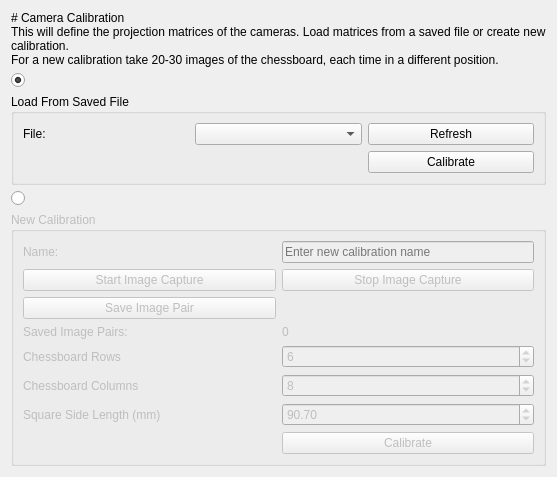
      <widget class="QWidget" name="cameraCalibrationTab">
       <attribute name="title">
        <string>Camera Calibration</string>
       </attribute>
       <layout class="QVBoxLayout" name="verticalLayout_5" stretch="0,0,0">
        <item>
         <widget class="QLabel" name="label_3">
          <property name="sizePolicy">
           <sizepolicy hsizetype="Minimum" vsizetype="Preferred">
            <horstretch>0</horstretch>
            <verstretch>0</verstretch>
           </sizepolicy>
          </property>
          <property name="text">
           <string># Camera Calibration
This will define the projection matrices of the cameras. Load matrices from a saved file or create new calibration.
For a new calibration take 20-30 images of the chessboard, each time in a different position.</string>
          </property>
          <property name="textFormat">
           <enum>Qt::TextFormat::MarkdownText</enum>
          </property>
          <property name="scaledContents">
           <bool>false</bool>
          </property>
          <property name="wordWrap">
           <bool>true</bool>
          </property>
         </widget>
        </item>
        <item>
         <layout class="QVBoxLayout" name="verticalLayout" stretch="0,0">
          <property name="spacing">
           <number>6</number>
          </property>
          <item>
           <widget class="QRadioButton" name="selectCal3DFromSavedFile">
            <property name="text">
             <string/>
            </property>
            <property name="checked">
             <bool>true</bool>
            </property>
            <attribute name="buttonGroup">
             <string notr="true">selectCal3DTypeButtonGroup</string>
            </attribute>
           </widget>
          </item>
          <item>
           <widget class="QGroupBox" name="loadCal3DFromSavedFileGroupBox">
            <property name="sizePolicy">
             <sizepolicy hsizetype="Minimum" vsizetype="Preferred">
              <horstretch>0</horstretch>
              <verstretch>0</verstretch>
             </sizepolicy>
            </property>
            <property name="maximumSize">
             <size>
              <width>16777215</width>
              <height>469</height>
             </size>
            </property>
            <property name="title">
             <string>Load From Saved File</string>
            </property>
            <layout class="QGridLayout" name="gridLayout_2">
             <item row="0" column="0">
              <widget class="QLabel" name="label_6">
               <property name="sizePolicy">
                <sizepolicy hsizetype="Minimum" vsizetype="Preferred">
                 <horstretch>0</horstretch>
                 <verstretch>0</verstretch>
                </sizepolicy>
               </property>
               <property name="text">
                <string>File:</string>
               </property>
              </widget>
             </item>
             <item row="0" column="1">
              <widget class="QComboBox" name="savedCal3DFilesComboBox">
               <property name="sizePolicy">
                <sizepolicy hsizetype="Preferred" vsizetype="Fixed">
                 <horstretch>0</horstretch>
                 <verstretch>0</verstretch>
                </sizepolicy>
               </property>
              </widget>
             </item>
             <item row="0" column="2">
              <widget class="QPushButton" name="savedCal3DFilesRefreshButton">
               <property name="text">
                <string>Refresh</string>
               </property>
              </widget>
             </item>
             <item row="1" column="2">
              <widget class="QPushButton" name="calibrateCal3DFromLoadedFile">
               <property name="text">
                <string>Calibrate</string>
               </property>
              </widget>
             </item>
            </layout>
           </widget>
          </item>
         </layout>
        </item>
        <item>
         <layout class="QVBoxLayout" name="verticalLayout_2">
          <item>
           <widget class="QRadioButton" name="selectNewCal3D">
            <property name="text">
             <string/>
            </property>
            <attribute name="buttonGroup">
             <string notr="true">selectCal3DTypeButtonGroup</string>
            </attribute>
           </widget>
          </item>
          <item>
           <widget class="QGroupBox" name="newCal3DGroupBox">
            <property name="enabled">
             <bool>false</bool>
            </property>
            <property name="sizePolicy">
             <sizepolicy hsizetype="Minimum" vsizetype="Preferred">
              <horstretch>0</horstretch>
              <verstretch>0</verstretch>
             </sizepolicy>
            </property>
            <property name="title">
             <string>New Calibration</string>
            </property>
            <layout class="QGridLayout" name="gridLayout_3">
             <item row="6" column="0">
              <widget class="QLabel" name="label_7">
               <property name="sizePolicy">
                <sizepolicy hsizetype="Minimum" vsizetype="Preferred">
                 <horstretch>0</horstretch>
                 <verstretch>0</verstretch>
                </sizepolicy>
               </property>
               <property name="text">
                <string>Chessboard Columns</string>
               </property>
              </widget>
             </item>
             <item row="0" column="0">
              <widget class="QLabel" name="label">
               <property name="sizePolicy">
                <sizepolicy hsizetype="Minimum" vsizetype="Preferred">
                 <horstretch>0</horstretch>
                 <verstretch>0</verstretch>
                </sizepolicy>
               </property>
               <property name="text">
                <string>Name:</string>
               </property>
              </widget>
             </item>
             <item row="1" column="0">
              <widget class="QPushButton" name="newCal3DStartImageCaptureButton">
               <property name="text">
                <string>Start Image Capture</string>
               </property>
              </widget>
             </item>
             <item row="0" column="1">
              <widget class="QLineEdit" name="newCal3DNameLineEdit">
               <property name="sizePolicy">
                <sizepolicy hsizetype="Preferred" vsizetype="Fixed">
                 <horstretch>0</horstretch>
                 <verstretch>0</verstretch>
                </sizepolicy>
               </property>
               <property name="placeholderText">
                <string>Enter new calibration name</string>
               </property>
              </widget>
             </item>
             <item row="6" column="1">
              <widget class="QSpinBox" name="chessColumnsSpinBox">
               <property name="minimum">
                <number>1</number>
               </property>
               <property name="value">
                <number>8</number>
               </property>
              </widget>
             </item>
             <item row="8" column="1">
              <widget class="QDoubleSpinBox" name="squareSideLengthSpinBox">
               <property name="minimum">
                <double>1.000000000000000</double>
               </property>
               <property name="maximum">
                <double>200.000000000000000</double>
               </property>
               <property name="value">
                <double>90.700000000000003</double>
               </property>
              </widget>
             </item>
             <item row="3" column="1">
              <widget class="QLabel" name="numberOfSavedImagePairsLabel">
               <property name="text">
                <string>0</string>
               </property>
              </widget>
             </item>
             <item row="5" column="0">
              <widget class="QLabel" name="label_5">
               <property name="sizePolicy">
                <sizepolicy hsizetype="Minimum" vsizetype="Preferred">
                 <horstretch>0</horstretch>
                 <verstretch>0</verstretch>
                </sizepolicy>
               </property>
               <property name="text">
                <string>Chessboard Rows</string>
               </property>
              </widget>
             </item>
             <item row="8" column="0">
              <widget class="QLabel" name="label_4">
               <property name="sizePolicy">
                <sizepolicy hsizetype="Minimum" vsizetype="Preferred">
                 <horstretch>0</horstretch>
                 <verstretch>0</verstretch>
                </sizepolicy>
               </property>
               <property name="text">
                <string>Square Side Length (mm)</string>
               </property>
              </widget>
             </item>
             <item row="9" column="1">
              <widget class="QPushButton" name="calibrateNewCal3DButton">
               <property name="text">
                <string>Calibrate</string>
               </property>
              </widget>
             </item>
             <item row="3" column="0">
              <widget class="QLabel" name="label_2">
               <property name="sizePolicy">
                <sizepolicy hsizetype="Minimum" vsizetype="Preferred">
                 <horstretch>0</horstretch>
                 <verstretch>0</verstretch>
                </sizepolicy>
               </property>
               <property name="text">
                <string>Saved Image Pairs:</string>
               </property>
              </widget>
             </item>
             <item row="5" column="1">
              <widget class="QSpinBox" name="chessRowsSpinBox">
               <property name="minimum">
                <number>1</number>
               </property>
               <property name="value">
                <number>6</number>
               </property>
              </widget>
             </item>
             <item row="1" column="1">
              <widget class="QPushButton" name="newCal3DStopImageCaptureButton">
               <property name="text">
                <string>Stop Image Capture</string>
               </property>
              </widget>
             </item>
             <item row="2" column="0">
              <widget class="QPushButton" name="newCal3DSaveImagePairButton">
               <property name="text">
                <string>Save Image Pair</string>
               </property>
              </widget>
             </item>
            </layout>
           </widget>
          </item>
         </layout>
        </item>
       </layout>
      </widget>
